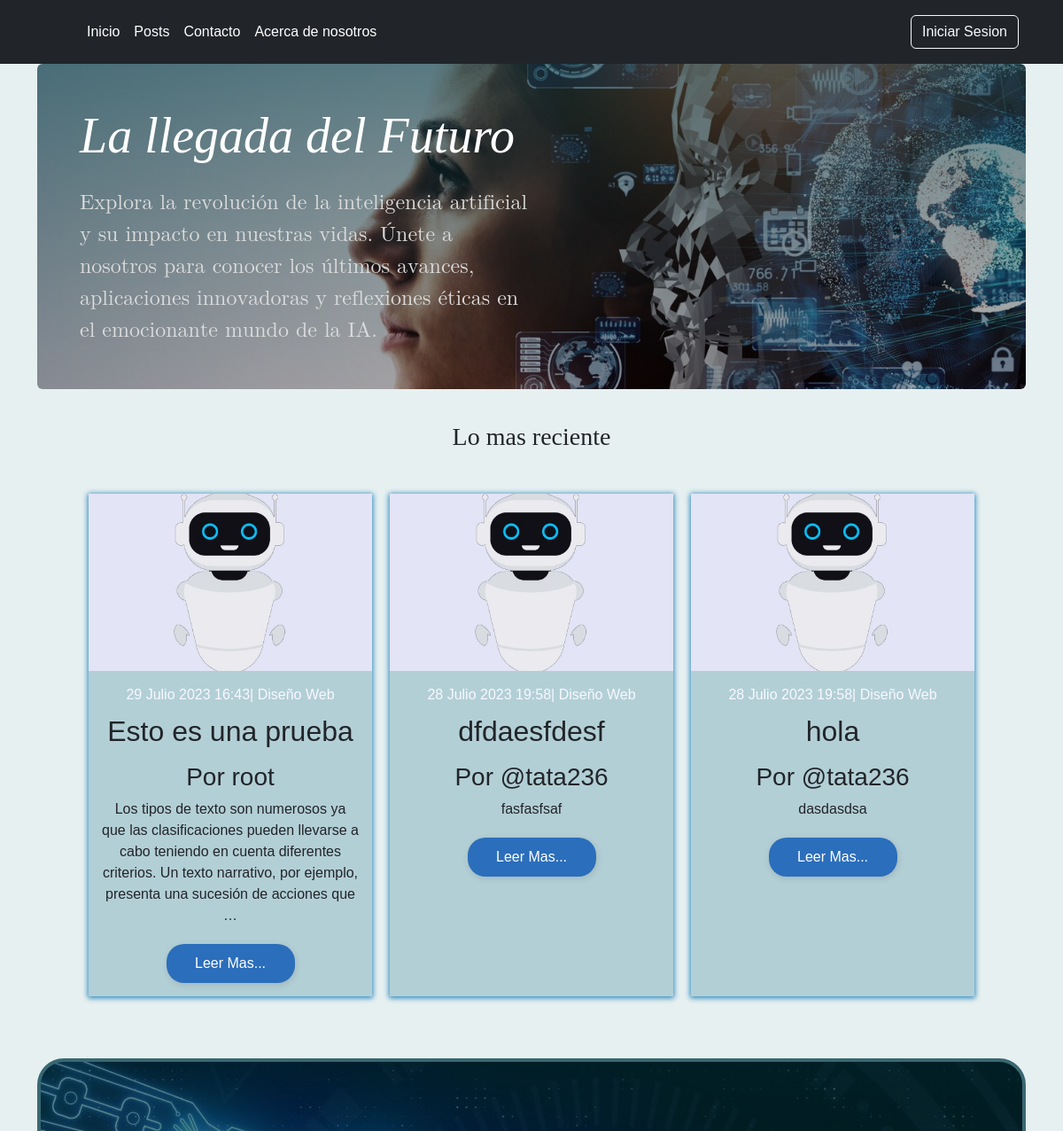
The app's page / (upper part), older data.
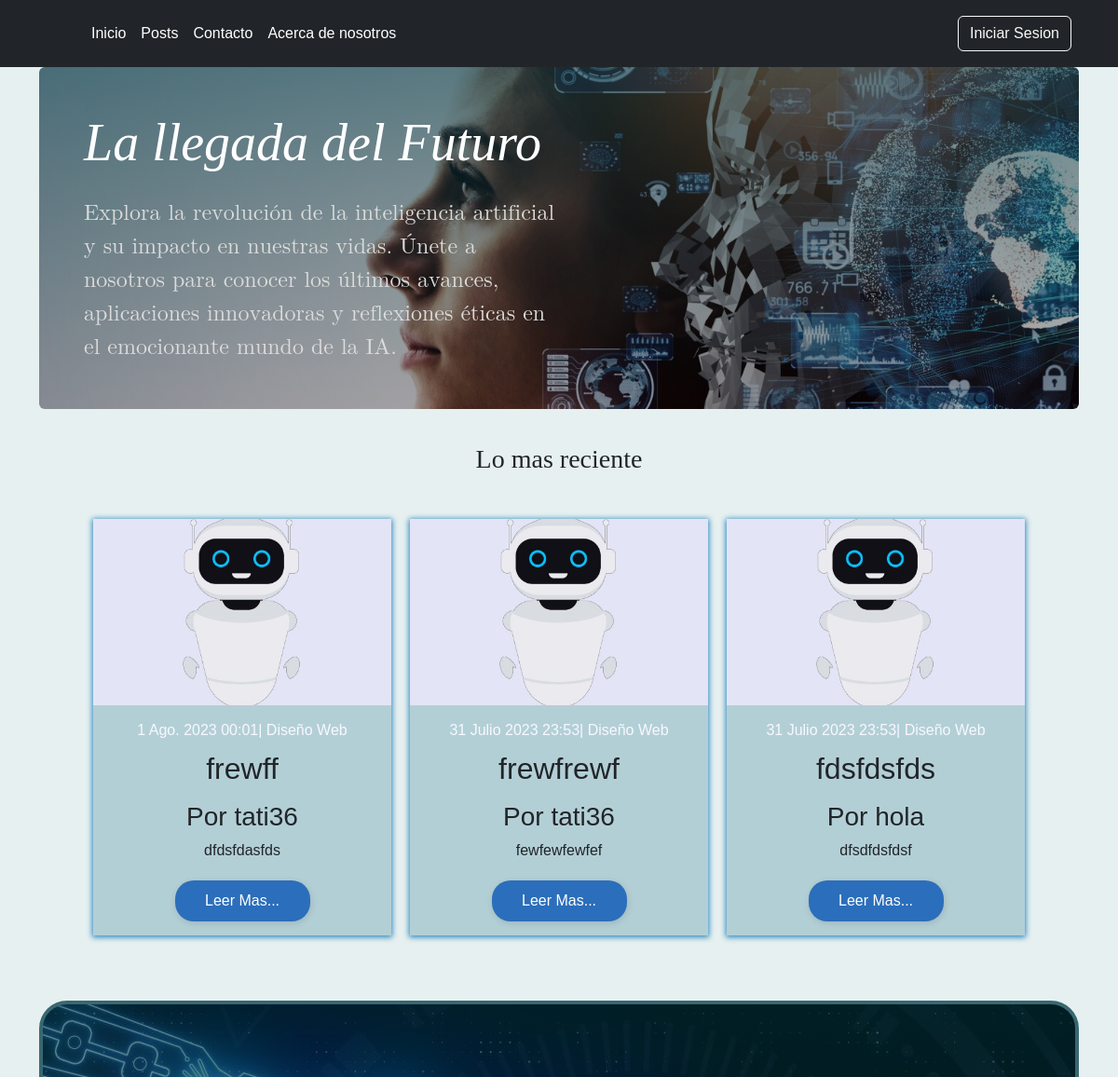
The same page, newer data.
### apps/post/models.py (models this page shows, shortened)
class Post(models.Model):
    usuario = models.ForeignKey(User, on_delete=models.CASCADE, related_name="posts")
    titulo = models.CharField(max_length=50, null=False)
    subtitulo = models.CharField(max_length=100, null=True, blank=True)
    fecha = models.DateTimeField(auto_now_add=True)
    texto = models.TextField(null=False)
    activo = models.BooleanField(default=True)
    categoria = models.ForeignKey(Categoria, on_delete=models.SET_NULL, null=True)
    imagen = models.ImageField(upload_to="media", default="static/post_default.png")
    publicado = models.DateTimeField(default=timezone.now, null=True)
    class Meta:
        ordering = ("-publicado",)

### INFO/views.py (the view)
# urls.py: path('', index, name= "index"),
def index(request):
    post_recientes = Post.objects.all().order_by("-fecha")[0:3]
    contexto = {
        "post_recientes": post_recientes
    }
    return render(request, "index.html",contexto)

### templates/index.html (shortened to what this page needs)
{% extends 'base.html' %}
{% block contenido %}
<main class="container md-4">
  <div id="bg-index" class="p-4 p-md-5 mb-2 rounded text-body-emphasis">
    <div class="col-lg-6 px-0">
      <h1 class="display-4 fst-italic">La llegada del Futuro</h1>
      <p class="lead mb-0">Explora la revolución de la inteligencia artificial y su impacto en nuestras vidas. Únete a nosotros para conocer los últimos avances, aplicaciones innovadoras y reflexiones éticas en el emocionante mundo de la IA.</p>
    </div>
  </div>
  <div class="row mb-2">
    <div class="titulo-post">
      <h3>Lo mas reciente</h3>
    </div>
    <section class="actuales">
      <div class="canter">
      {% for post in post_recientes %}
			<article class="past">
				<div class="post-actuales">
					<div class="imp-posts">
						<img width="100%" height="200px" style= "object-fit: cover;" src="{{ post.imagen.url}}" alt="">
					</div>
				</div>
				<div class="post-bady">
					<span>{{ post.fecha }}| Diseño Web </span>
					<h2>{{ post.titulo }}</h2>
					<h3>Por {{post.usuario}}</h3>
					<p>{{ post.texto|truncatewords:30 }}</p>
					<a href="{% url 'apps.post:post_individual' post.id %}" class="post-lenk">Leer Mas...</a>
				</div>
			</article>
      {% endfor %}
      </div>
    </section>
  </div>
  <div id="inteligencia" class="cont-princ">
  </div>
</main>
{% endblock %}

Row changes from the older to the newer data that the page shows:
no longer on this page (row edited): Post: imagen (placeholder picture), fecha "29 Julio 2023 16:43", titulo "Esto es una prueba", usuario "root", texto "Los tipos de texto son numerosos ya que las clasificaciones pueden llevarse a cabo teniendo en cuenta diferentes criterios. Un texto narrativo, por ejemplo, presenta una sucesión de acciones que …"
removed Post: imagen (placeholder picture), fecha "28 Julio 2023 19:58", titulo "dfdaesfdesf", usuario "@tata236", texto "fasfasfsaf"
no longer on this page (row edited): Post: imagen (placeholder picture), fecha "28 Julio 2023 19:58", titulo "hola", usuario "@tata236", texto "dasdasdsa"
added Post: imagen (placeholder picture), fecha "1 Ago. 2023 00:01", titulo "frewff", usuario "tati36", texto "dfdsfdasfds"
added Post: imagen (placeholder picture), fecha "31 Julio 2023 23:53", titulo "frewfrewf", usuario "tati36", texto "fewfewfewfef"
added Post: imagen (placeholder picture), fecha "31 Julio 2023 23:53", titulo "fdsfdsfds", usuario "hola", texto "dfsdfdsfdsf"
